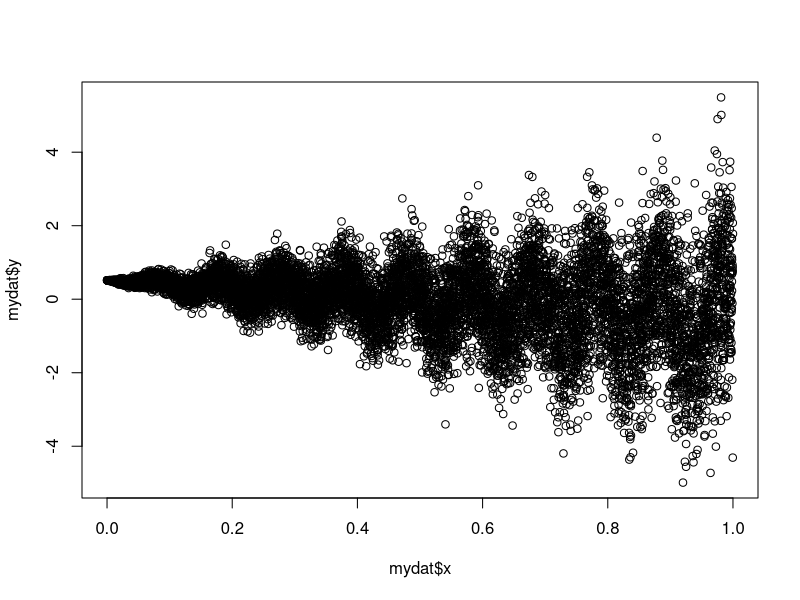

Generate this figure with R:
sinusmd <- function(n, k = 2, xrange = c(0, 10), betas = NULL, stand = TRUE, seed = 2912){
  set.seed(seed)
  if (is.null(betas)){
    betas <- c(runif(1,-10,10), rep(1, times = k))
  }
  
  #generate predictors
  runifcl <- rep(n, times = k)
  xmat <- sapply(runifcl, runif, xrange[1], xrange[2])
  
  
  #generate error
  eps_beta <- runif(k, 0, 1)
  eps <- rnorm(n, 0, xmat %*% eps_beta)

  offset <- 3
  betas1 <- runif(k, -2, 2)
  betas2 <- runif(k, -10, 10)
  print(c(eps_beta, betas1, betas2))
  y <- offset + (xmat %*% betas1 * (1 + sin(xmat %*% betas2))) + eps
  
  
  if(stand) {
    for (k in 1:ncol(xmat)){
      xmat[,k] <- (xmat[,k] - min(xmat[,k])) / (max(xmat[,k]) - min(xmat[,k]))
    }
    y <- (y - mean(y)) / sd(y)
    
  }
  
  data <- data.frame(cbind(xmat, y))
  
  pred_names <- sapply(1:k, function(k1) paste0("x", k1))
  names(data) <- c(pred_names, 'y')
  
  return(data)
}

mydat <- sinusmd(10000, k = 1, seed = 2402)
plot(mydat$x, mydat$y)
mydat
